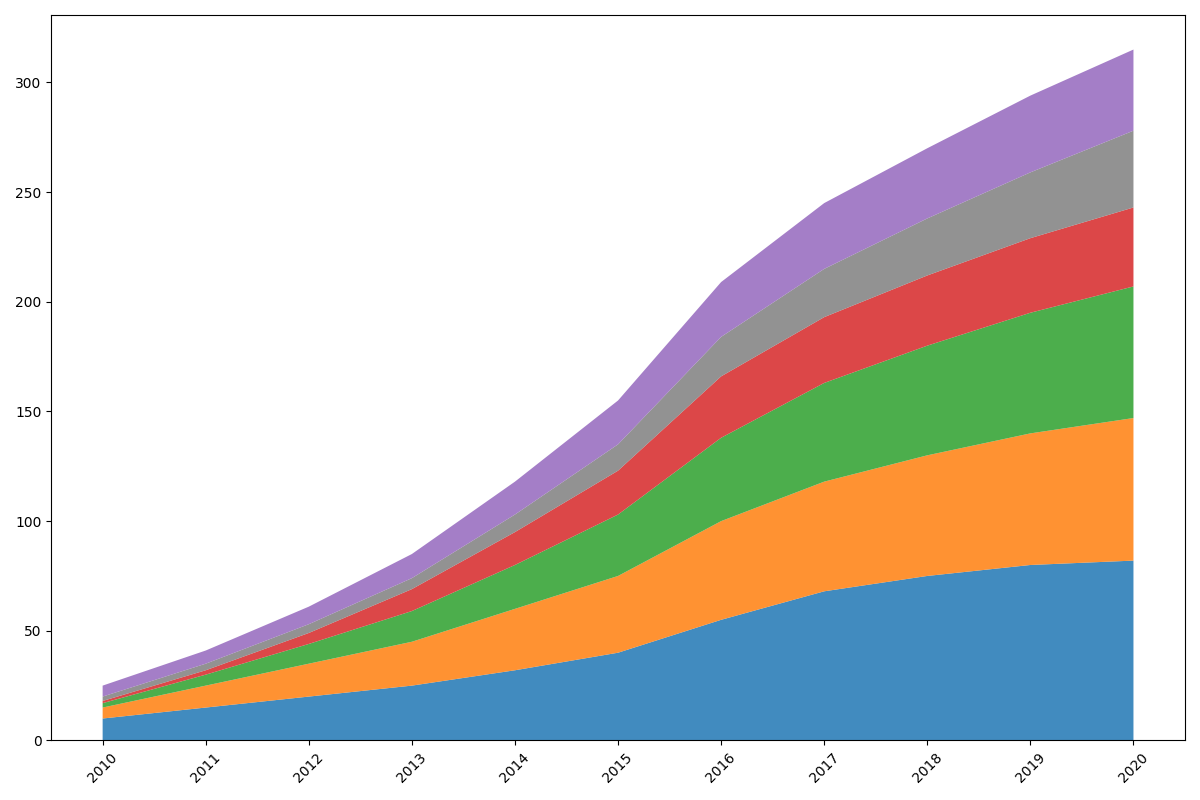

The script that drew this image:
import matplotlib.pyplot as plt
import numpy as np

years = np.arange(2010, 2021)

streamed_hours = np.array([
    [10, 15, 20, 25, 32, 40, 55, 68, 75, 80, 82],
    [5, 10, 15, 20, 28, 35, 45, 50, 55, 60, 65],
    [2, 5, 9, 14, 20, 28, 38, 45, 50, 55, 60],
    [1, 2, 5, 10, 15, 20, 28, 30, 32, 34, 36],
    [2, 3, 4, 5, 8, 12, 18, 22, 26, 30, 35],
    [5, 6, 8, 11, 15, 20, 25, 30, 32, 35, 37]
])

fig, ax = plt.subplots(figsize=(12, 8))

colors = ['#1f77b4', '#ff7f0e', '#2ca02c', '#d62728', '#7f7f7f', '#9467bd']

ax.stackplot(years, streamed_hours, colors=colors, alpha=0.85)

ax.set_xticks(years)

plt.xticks(rotation=45)

plt.tight_layout()

plt.show()
